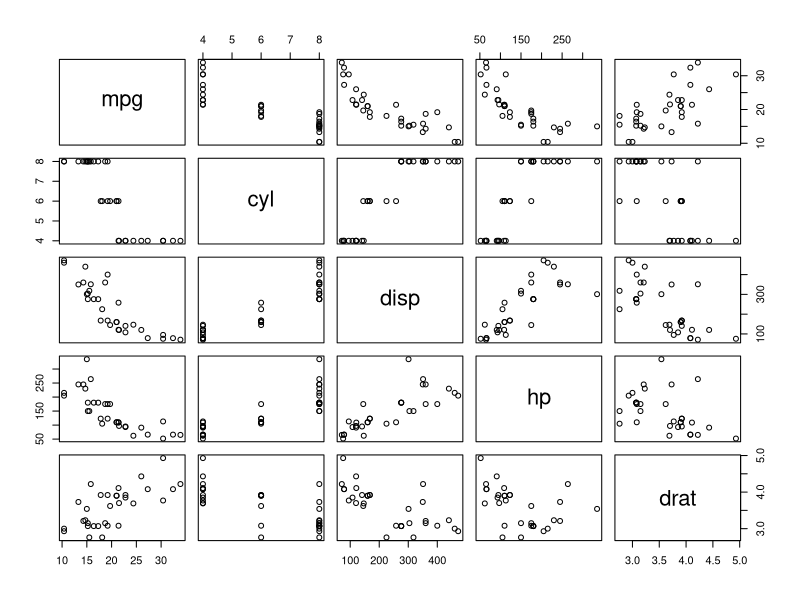
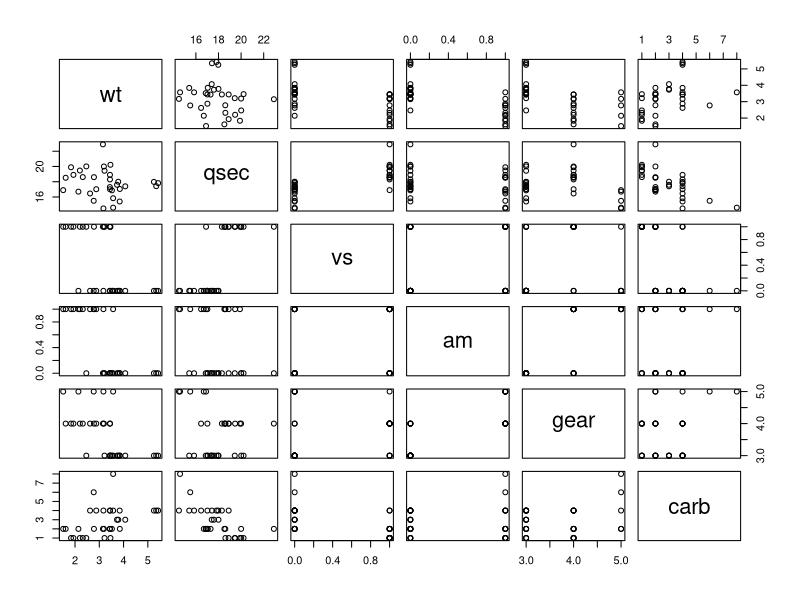
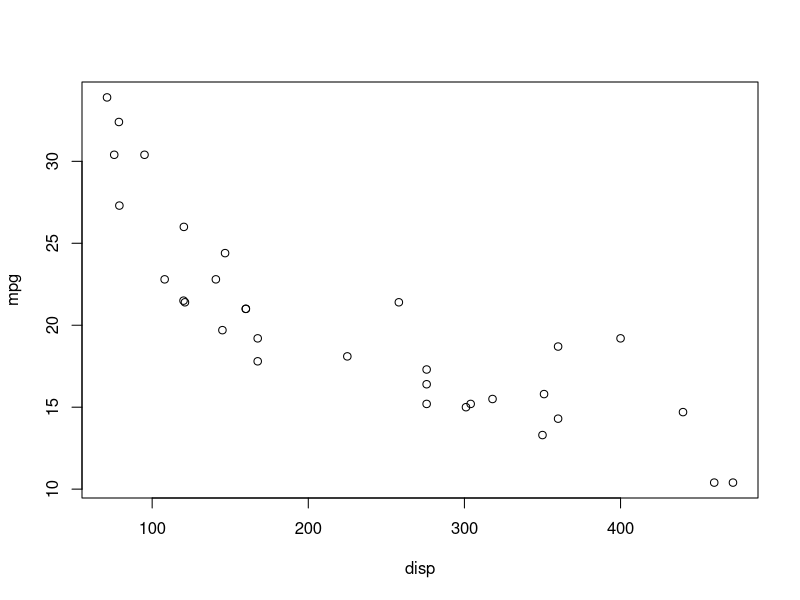
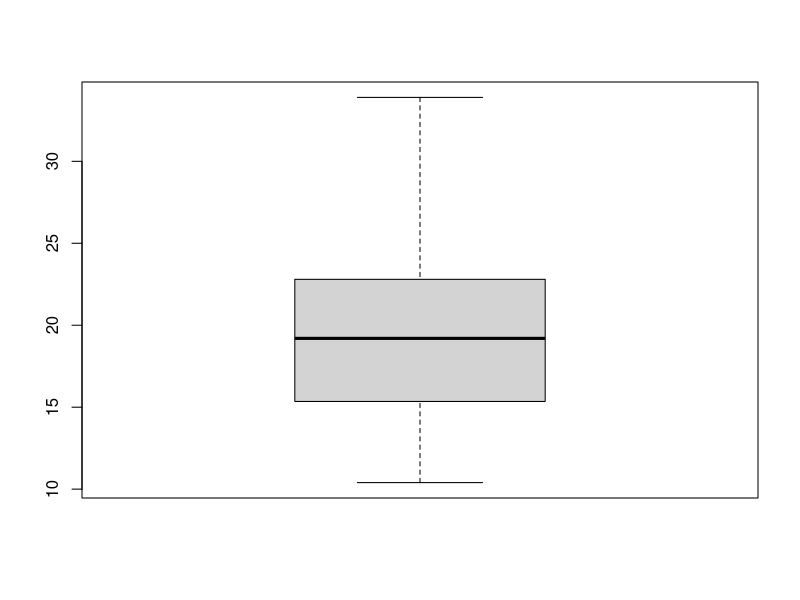
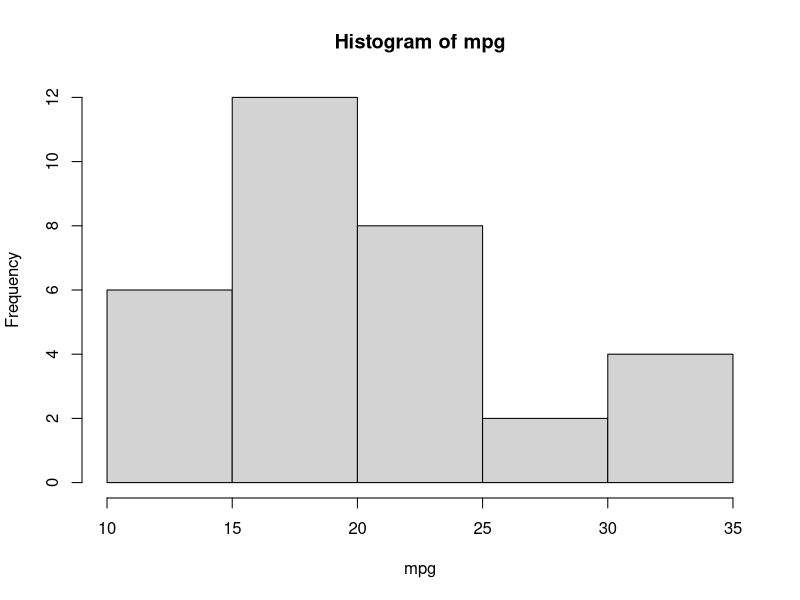
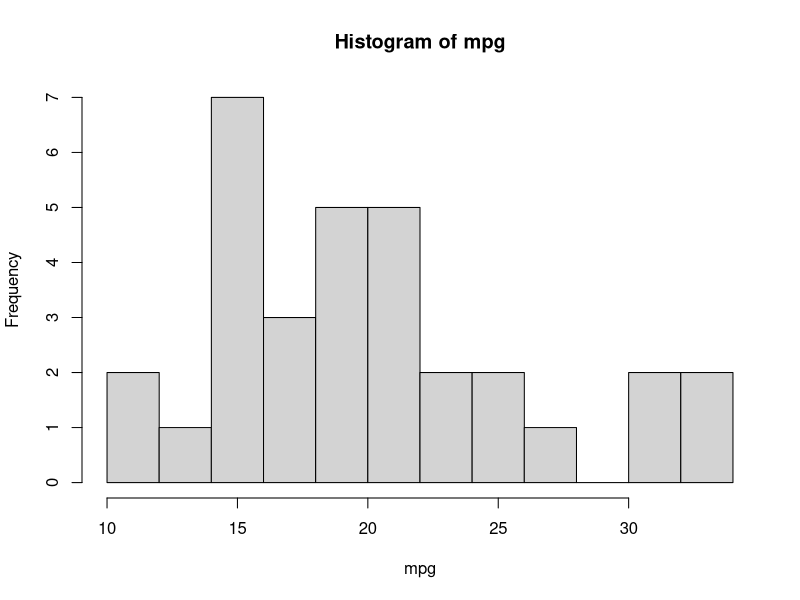
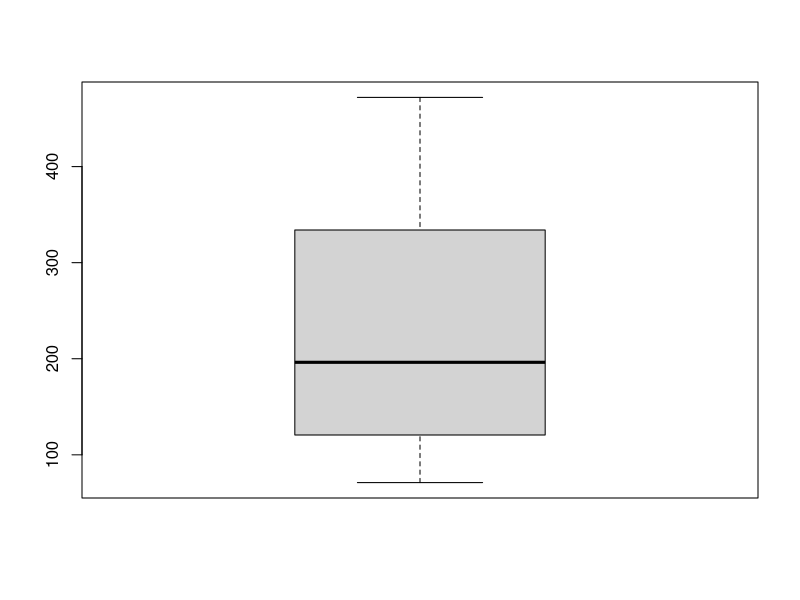
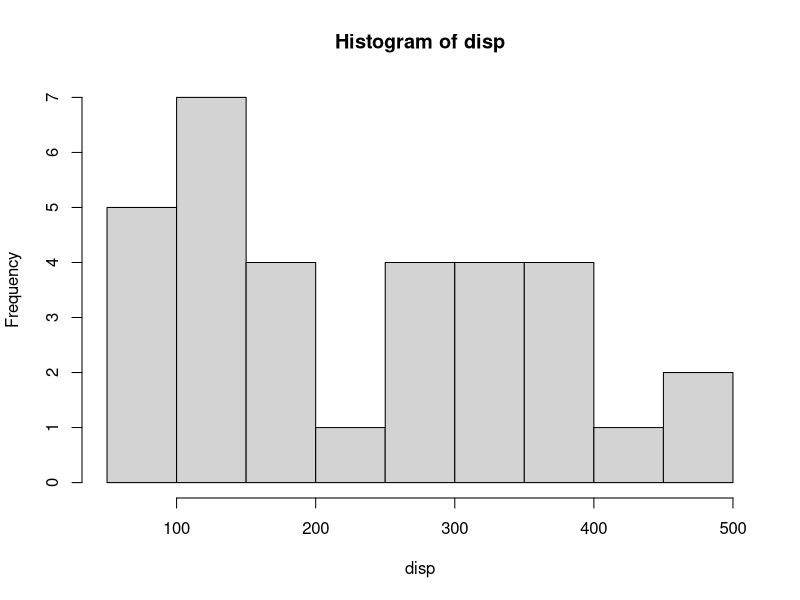

These figures' R source, in order:
DF <- mtcars
str(DF)
attach(DF)

plot(DF[,c(1:5)])
plot(DF[,c(6:11)])

plot(mpg~disp)
cor(mpg, disp)

boxplot(mpg)
hist(mpg)
hist(mpg, breaks=10)

boxplot(disp)
hist(disp)